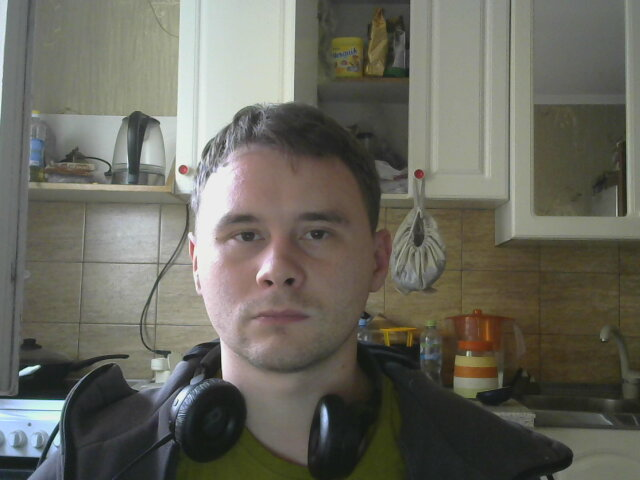
//> input picture images/face_normal.jpg, 640 x 480 px
$ ./submission   (built with g++ and OpenCV 4)
//> lines starting //> are read from the running program, lines starting //| are printed output that depends on the picture; after the words box and inside, x2 and y2 are one past the last pixel; in counts of white or black regions, pixels touching at a corner belong together
#include <iostream>
#include <opencv2/opencv.hpp>
#include <opencv2/core.hpp>
#include <opencv2/imgproc.hpp>

using namespace std;
using namespace cv;

Mat makeHistogram(const Mat & src) {

    /// Separate the image in 3 places ( B, G and R )
    vector<Mat> bgr_planes;
    split( src, bgr_planes );

    /// Establish the number of bins
    int histSize = 256;

    /// Set the ranges ( for B,G,R) )
    float range[] = { 0, 256 } ;
    const float* histRange = { range };

    bool uniform = true; bool accumulate = false;

    Mat b_hist, g_hist, r_hist;

    /// Compute the histograms:
    calcHist( &bgr_planes[0], 1, 0, Mat(), b_hist, 1, &histSize, &histRange, uniform, accumulate );
    calcHist( &bgr_planes[1], 1, 0, Mat(), g_hist, 1, &histSize, &histRange, uniform, accumulate );
    calcHist( &bgr_planes[2], 1, 0, Mat(), r_hist, 1, &histSize, &histRange, uniform, accumulate );

    b_hist.at<float>(0,0) = 0;
    g_hist.at<float>(0,0) = 0;
    r_hist.at<float>(0,0) = 0;

    vector <int> hst;

    for(int h = 0; h < b_hist.size().height; h++)
        hst.push_back((int)b_hist.at<float>(h,0));

    struct quality {
        float black = 0.f;
        int blackAmount = 0;
        bool isOverBlack = false;

        float semitone = 0.f;
        int semitoneAmount = 0;

        float light = 0.f;
        int lightAmount = 0;
        bool isOverLight = false;
    };

    auto estimateQuality = [](const vector<int>& vec){
        quality _quality;

        auto getRatio = [](const vector<int>& vec, int minPos, int maxPos){
            int maxLocalValue  = (int)( *std::max_element(vec.begin()+minPos, vec.begin()+maxPos));
            int maxGlobalValue = (int)( *std::max_element(vec.begin(), vec.end()));

            return (float)maxLocalValue/maxGlobalValue;
        };

        auto getAmount = [](const vector<int>& vec, int minPos, int maxPos){

            int amount = 0;

            for (int i=minPos; i<maxPos; i++ ) {
                amount += vec.at(i);
            }

            return amount;
        };

        // estimate black area
        _quality.black = getRatio(vec, 0, vec.size()/3);
        _quality.blackAmount = getAmount(vec, 0, vec.size()/3);

        // estimate semitone area
        _quality.semitone = getRatio(vec, vec.size()/3, vec.size()/3*2);
        _quality.semitoneAmount = getAmount(vec, vec.size()/3, vec.size()/3*2);

        // estimate white area
        _quality.light = getRatio(vec, vec.size()/3*2, vec.size());
        _quality.lightAmount = getAmount(vec, vec.size()/3*2, vec.size());

        if (_quality.blackAmount > _quality.semitoneAmount)
            _quality.isOverBlack = true;

        if (_quality.lightAmount > _quality.semitoneAmount)
            _quality.isOverLight = true;

        return _quality;
    };

    quality _q = estimateQuality(hst);

    cout << " semitone ratio: " << _q.semitone << " amount: " << _q.semitoneAmount
        << "black ratio: "     << _q.black << " amount: " << _q.blackAmount << " isOver: " << _q.isOverBlack
         << " light ratio: "    << _q.light << " amount: " << _q.lightAmount << " isOver: " << _q.isOverLight
         << endl;

    // Draw the histograms for B, G and R
    int hist_w = 512;
    int hist_h = 400;
    int bin_w = cvRound( (double) hist_w/histSize );

    Mat histImage( hist_h, hist_w, CV_8UC3, Scalar( 0,0,0) );

    /// Normalize the result to [ 0, histImage.rows ]
    normalize(b_hist, b_hist, 0, histImage.rows, NORM_MINMAX, -1, Mat() );
    normalize(g_hist, g_hist, 0, histImage.rows, NORM_MINMAX, -1, Mat() );
    normalize(r_hist, r_hist, 0, histImage.rows, NORM_MINMAX, -1, Mat() );

    /// Draw for each channel
    for( int i = 1; i < histSize; i++ )
    {
        line( histImage, Point( bin_w*(i-1), hist_h - cvRound(b_hist.at<float>(i-1)) ) ,
                         Point( bin_w*(i), hist_h - cvRound(b_hist.at<float>(i)) ),
                         Scalar( 255, 0, 0), 2, 8, 0  );
        line( histImage, Point( bin_w*(i-1), hist_h - cvRound(g_hist.at<float>(i-1)) ) ,
                         Point( bin_w*(i), hist_h - cvRound(g_hist.at<float>(i)) ),
                         Scalar( 0, 255, 0), 2, 8, 0  );
        line( histImage, Point( bin_w*(i-1), hist_h - cvRound(r_hist.at<float>(i-1)) ) ,
                         Point( bin_w*(i), hist_h - cvRound(r_hist.at<float>(i)) ),
                         Scalar( 0, 0, 255), 2, 8, 0  );
    }

    line (histImage, Point(histImage.size().width/3, 0), Point(histImage.size().width/3, histImage.size().height), {255,0,0});
    line (histImage, Point(histImage.size().width/3*2, 0), Point(histImage.size().width/3*2, histImage.size().height), {255,0,0});

    rectangle(histImage, Rect(0,0,histImage.size().width, histImage.size().height), Scalar(0,255,0));

    return histImage;
}


void putImage(Mat & baseMat, const Mat & newMat, int col, int row ){
    int width = newMat.size().width;
    int height = newMat.size().height;

    newMat.copyTo(baseMat(Range(height * col, height * (col+1)),
                          Range(width  * row, width  * (row+1) )));
}


void thresoldChannels(const Mat &roi) {
    Mat hsv_cv;
    cvtColor(roi, hsv_cv, COLOR_BGR2HSV);

    Mat hsv_cv_channels[3], hsv_cv_masks[3];
    Mat rgb_cv_channels[3], rgb_cv_masks[3];

    split(hsv_cv, hsv_cv_channels);
    split(roi, rgb_cv_channels);

    Mat channelsRes = Mat::zeros(roi.size().height*3, roi.size().width*3, CV_8UC1);

    for (int i=0; i<3; i++ ) {
        threshold(hsv_cv_channels[i], hsv_cv_masks[i], mean(hsv_cv_channels[i])[0], 255, ThresholdTypes::THRESH_BINARY_INV );
        threshold(rgb_cv_channels[i], rgb_cv_masks[i], mean(rgb_cv_channels[i])[0], 255, ThresholdTypes::THRESH_BINARY_INV );

        putImage(channelsRes, hsv_cv_masks[i], 0, i);
        putImage(channelsRes, rgb_cv_masks[i], 1, i);
    }

    Mat roi_gray, roi_grayMask;
    cvtColor(roi, roi_gray, COLOR_BGR2GRAY);
    threshold(roi_gray, roi_grayMask, mean(roi_gray)[0], 255, ThresholdTypes::THRESH_BINARY_INV );

    putImage(channelsRes, roi_grayMask, 2, 1);
}


float estimateOverlight(Mat & image, const Mat & mask){
//!  simple thresholding shows, that we might use value channel from hsv model
    thresoldChannels(image);

    Mat hsv, hsvChannels[3], valueMask;

    cvtColor(image, hsv, COLOR_BGR2HSV);
    split(hsv, hsvChannels);

//    int _mean = mean(hsvChannels[1])[0];
    int _mean = 42;
    threshold(hsvChannels[1], valueMask, _mean, 255, ThresholdTypes::THRESH_BINARY_INV );
    bitwise_and(valueMask, mask, valueMask);

    auto lightAmount = [](const cv::Mat &mat) {
        int nonZeroValues{0};

        for(int h = 0; h < mat.size().height; h++)
            for(int w = 0; w < mat.size().width; w++)
                if ( (int)(mat.at<uchar>(h,w)) != 0 )
                    nonZeroValues++;

        return nonZeroValues;
    };

    int maskAmount = lightAmount(mask);
    int valueAmount = lightAmount(valueMask);

    cvtColor(valueMask, image, COLOR_GRAY2BGR);

    return (float)(valueAmount * (float)100/maskAmount);
}


int main() {
    Mat faceNorm = imread("../images/face_normal.jpg");
//> faceNorm is the input picture: 480 rows x 640 cols, CV_8UC3; mean B, G, R 94.5, 104.4, 105.4
    Mat faceOver = imread("../images/face_overlight.jpg");
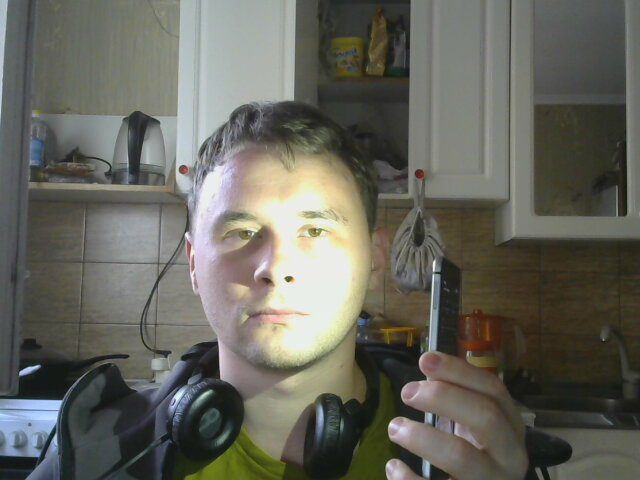
//> input picture images/face_overlight.jpg, 640 x 480 px
//> faceOver is the input picture: 480 rows x 640 cols, CV_8UC3; mean B, G, R 92.7, 101.9, 101.9

    if ( faceNorm.empty() || faceOver.empty() ) {
        cerr << "Some of images is empty" << endl;
        exit(2);
    }

    vector <Point> landmarks = {{210,180}, {195,235}, {200,300}, {250,360},
                                {300,360}, {363,300}, {368,235}, {353,180} };

    vector<int> vecX,vecY;

    for ( Point p : landmarks ) {
        vecX.push_back(p.x);
        vecY.push_back(p.y);
    }

    Rect roiRect;
    roiRect.x = *std::min_element(vecX.begin(), vecX.end());
    roiRect.width = *std::max_element(vecX.begin(), vecX.end()) - roiRect.x;
    roiRect.y = *std::min_element(vecY.begin(), vecY.end());
    roiRect.height = *std::max_element(vecY.begin(), vecY.end()) - roiRect.y;

    Mat mask = cv::Mat::zeros(faceNorm.rows, faceNorm.cols, CV_8UC1);
    fillConvexPoly(mask, landmarks.data(), landmarks.size(), cv::Scalar(255));
//> mask: 480 rows x 640 cols, CV_8UC1; 8.6% white; 1 white region, box (x1, y1, x2, y2) and area: (195, 180, 369, 361) 26284

    Mat roiNorm, roiOver;

    faceNorm.copyTo(roiNorm, mask);
    faceOver.copyTo(roiOver, mask);
    roiNorm = roiNorm(roiRect);
//> roiNorm: 180 rows x 173 cols, CV_8UC3
    roiOver = roiOver(roiRect);
//> roiOver: 180 rows x 173 cols, CV_8UC3

    for ( auto p: landmarks ) {
        circle(faceNorm, p, 2, (255,255,0), 2);
        circle(faceOver, p, 2, (255,255,0), 2);
    }
//> faceNorm: 480 rows x 640 cols, CV_8UC3; 0.1% of pixels changed, all inside (x1, y1, x2, y2) = (192, 177, 372, 364)
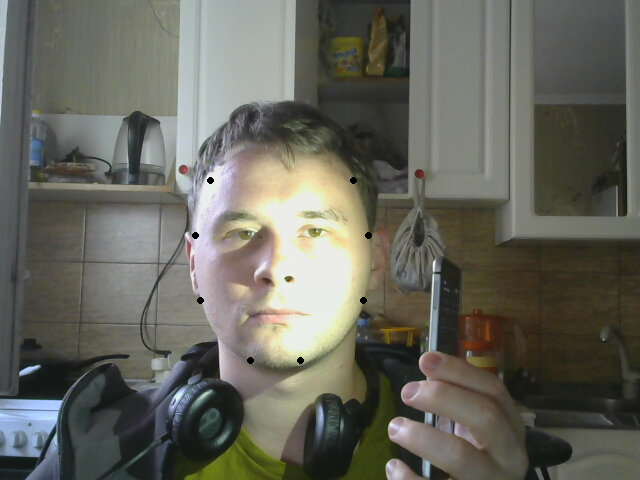
//> faceOver: 480 rows x 640 cols, CV_8UC3; 0.1% of pixels changed, all inside (x1, y1, x2, y2) = (192, 177, 372, 364)

    Mat grayNorm, grayOver;

    cvtColor(roiNorm,grayNorm, COLOR_BGR2GRAY); cvtColor(grayNorm,grayNorm, COLOR_GRAY2BGR);
    cvtColor(roiOver,grayOver, COLOR_BGR2GRAY); cvtColor(grayOver,grayOver, COLOR_GRAY2BGR);
//> after `cvtColor(roiOver, grayOver, COLOR_BGR2GRAY)`:
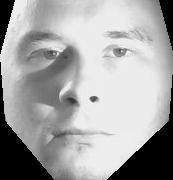
//> grayOver: 180 rows x 173 cols, CV_8UC1; min 0, max 248, mean 164.1

    Mat histNorm = makeHistogram(grayNorm);
//> in makeHistogram, `calcHist( &bgr_planes[0], 1, 0, Mat(), b_hist, 1, &histSize, &histRang..`: b_hist = 256 values, max 4915 at index 0, min 0 at index 1, mean 121.6
//> in makeHistogram, `calcHist( &bgr_planes[1], 1, 0, Mat(), g_hist, 1, &histSize, &histRang..`: g_hist has the same summary as b_hist
//> in makeHistogram, `calcHist( &bgr_planes[2], 1, 0, Mat(), r_hist, 1, &histSize, &histRang..`: r_hist has the same summary as b_hist
//> in makeHistogram, `b_hist.at<float>(0,0) = 0;`: b_hist = 256 values, max 1085 at index 236, min 0 at index 0, mean 102.4
//> in makeHistogram, `g_hist.at<float>(0,0) = 0;`: g_hist has the same summary as b_hist
//> in makeHistogram, `r_hist.at<float>(0,0) = 0;`: r_hist has the same summary as b_hist
//> after the loop in makeHistogram, `for(int h = 0; h < b_hist.size().height; h++)`: hst has the same summary as b_hist
//|  semitone ratio: 0.489401 amount: 18104black ratio: 0.37788 amount: 3813 isOver: 0 light ratio: 1 amount: 4308 isOver: 0
//> in makeHistogram, `normalize(b_hist, b_hist, 0, histImage.rows, NORM_MINMAX, -1, Mat() );`: b_hist = 256 values, max 400 at index 236, min 0 at index 0, mean 37.77
//> in makeHistogram, `normalize(g_hist, g_hist, 0, histImage.rows, NORM_MINMAX, -1, Mat() );`: g_hist has the same summary as b_hist
//> in makeHistogram, `normalize(r_hist, r_hist, 0, histImage.rows, NORM_MINMAX, -1, Mat() );`: r_hist has the same summary as b_hist
    Mat histOver = makeHistogram(grayOver);
//> in makeHistogram (call 2), `calcHist( &bgr_planes[0], 1, 0, Mat(), b_hist, 1, &histSize, &histRang..`: b_hist = 256 values, max 4915 at index 0, min 0 at index 1, mean 121.6
//> in makeHistogram (call 2), `calcHist( &bgr_planes[1], 1, 0, Mat(), g_hist, 1, &histSize, &histRang..`: g_hist has the same summary as b_hist
//> in makeHistogram (call 2), `calcHist( &bgr_planes[2], 1, 0, Mat(), r_hist, 1, &histSize, &histRang..`: r_hist has the same summary as b_hist
//> in makeHistogram (call 2), `b_hist.at<float>(0,0) = 0;`: b_hist = 256 values, max 4806 at index 236, min 0 at index 0, mean 102.4
//> in makeHistogram (call 2), `g_hist.at<float>(0,0) = 0;`: g_hist has the same summary as b_hist
//> in makeHistogram (call 2), `r_hist.at<float>(0,0) = 0;`: r_hist has the same summary as b_hist
//> after the loop in makeHistogram (call 2), `for(int h = 0; h < b_hist.size().height; h++)`: hst has the same summary as b_hist
//|  semitone ratio: 0.0393258 amount: 7767black ratio: 0.00270495 amount: 81 isOver: 0 light ratio: 1 amount: 18377 isOver: 1
//> in makeHistogram (call 2), `normalize(b_hist, b_hist, 0, histImage.rows, NORM_MINMAX, -1, Mat() );`: b_hist = 256 values, max 400 at index 236, min 0 at index 0, mean 8.53
//> in makeHistogram (call 2), `normalize(g_hist, g_hist, 0, histImage.rows, NORM_MINMAX, -1, Mat() );`: g_hist has the same summary as b_hist
//> in makeHistogram (call 2), `normalize(r_hist, r_hist, 0, histImage.rows, NORM_MINMAX, -1, Mat() );`: r_hist has the same summary as b_hist
//> after the loop in makeHistogram (call 2), `for( int i = 1; i < histSize; i++ )`:
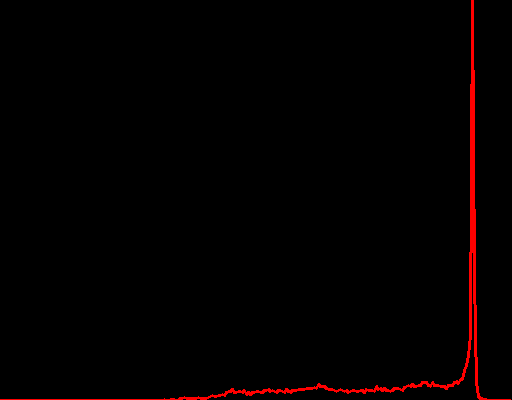
//> histImage: 400 rows x 512 cols, CV_8UC3; mean B, G, R 0, 0, 3.9

    float normEstimate = estimateOverlight(roiNorm, mask(roiRect));
//> in thresoldChannels, `cvtColor(roi, hsv_cv, COLOR_BGR2HSV);`: hsv_cv: 180 rows x 173 cols, CV_8UC3; mean H, S, V 31.4, 42.4, 114.4
//> after the loop in thresoldChannels, `for (int i=0; i<3; i++ )`:
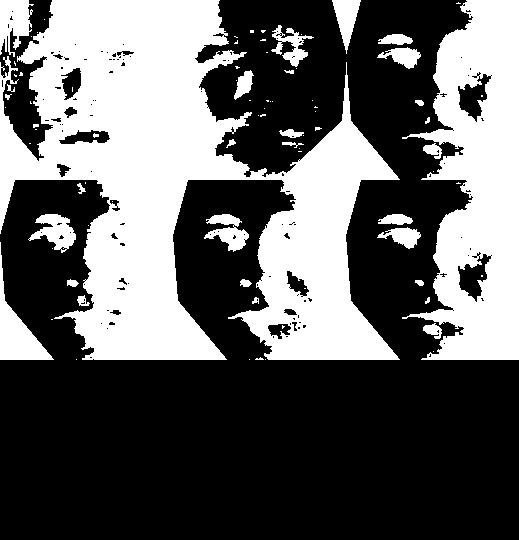
//> channelsRes: 540 rows x 519 cols, CV_8UC1; 38.3% white; 84 white regions (52 under 20 px), largest, box (x1, y1, x2, y2) and area: (0, 0, 400, 360) 72046, (402, 0, 519, 360) 25710, (0, 242, 54, 360) 1930
//> in thresoldChannels, `threshold(roi_gray, roi_grayMask, mean(roi_gray)[0], 255, ThresholdTyp..`: roi_grayMask: 180 rows x 173 cols, CV_8UC1; 54.8% white; 20 black regions (16 under 20 px), largest, box (x1, y1, x2, y2) and area: (0, 0, 123, 180) 13474, (113, 89, 136, 117) 317, (94, 143, 118, 158) 208, (112, 129, 121, 135) 40
//> in putImage (call 7), `newMat.copyTo(baseMat(Range(height * col, height * (col+1)), Range(wid..`: baseMat: 540 rows x 519 cols, CV_8UC1; 44.4% white; 93 white regions (56 under 20 px), largest, box (x1, y1, x2, y2) and area: (0, 0, 400, 540) 86270, (402, 0, 519, 360) 25710, (0, 242, 54, 360) 1930
//> in estimateOverlight, `threshold(hsvChannels[1], valueMask, _mean, 255, ThresholdTypes::THRES..`: valueMask: 180 rows x 173 cols, CV_8UC1; 41.5% white; 32 white regions (24 under 20 px), largest, box (x1, y1, x2, y2) and area: (0, 0, 173, 180) 11202, (98, 25, 141, 67) 674, (159, 0, 173, 50) 366
//> in estimateOverlight, `bitwise_and(valueMask, mask, valueMask);`:
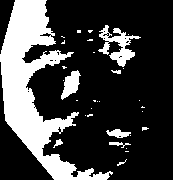
//> valueMask: 180 rows x 173 cols, CV_8UC1; 25.8% white; 32 white regions (24 under 20 px), largest, box (x1, y1, x2, y2) and area: (0, 0, 113, 180) 6633, (98, 25, 141, 67) 674, (61, 70, 81, 100) 323
//> in estimateOverlight, `int maskAmount = lightAmount(mask);`: maskAmount = 26225
//> in estimateOverlight, `int valueAmount = lightAmount(valueMask);`: valueAmount = 8021
//> normEstimate = 30.59
    float overEstimate = estimateOverlight(roiOver, mask(roiRect));
//> in thresoldChannels (call 2), `cvtColor(roi, hsv_cv, COLOR_BGR2HSV);`: hsv_cv: 180 rows x 173 cols, CV_8UC3; mean H, S, V 41.4, 33.3, 172.6
//> the loop in thresoldChannels (call 2), `for (int i=0; i<3; i++ )` made 3 passes
//> pass 2, in thresoldChannels (call 2), `putImage(channelsRes, hsv_cv_masks[i], 0, i);`:
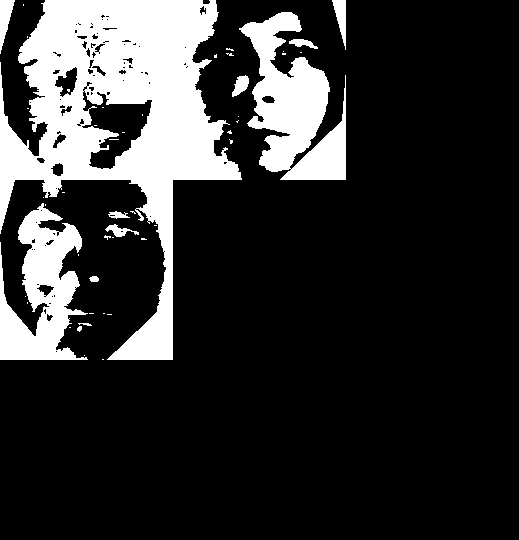
//> channelsRes: 540 rows x 519 cols, CV_8UC1; 19.2% white; 48 white regions (36 under 20 px), largest, box (x1, y1, x2, y2) and area: (0, 0, 242, 360) 35140, (239, 12, 346, 180) 9593, (0, 203, 88, 360) 7495
//> overEstimate = 54.41

    Mat showImage = Mat::zeros(faceNorm.size().height+histOver.size().height , faceNorm.size().width*2 + roiRect.width*2, CV_8UC3);

    faceNorm.copyTo(showImage(Rect(0, 0, faceNorm.size().width, faceNorm.size().height)));
    faceOver.copyTo(showImage(Rect(faceOver.size().width+roiRect.width, 0, faceOver.size().width, faceOver.size().height)));

    roiNorm.copyTo(showImage(Rect(faceNorm.size().width,
                                  (faceNorm.size().height - roiRect.height)/2,
                                  roiRect.width,
                                  roiRect.height)));

    roiOver.copyTo(showImage(Rect(faceNorm.size().width*2+roiRect.width,
                                  (faceNorm.size().height - roiRect.height)/2,
                                  roiRect.width,
                                  roiRect.height)));

    histNorm.copyTo(showImage(Rect((faceNorm.size().width - histNorm.size().width)/2,
                                   faceNorm.size().height,
                                   histNorm.size().width,
                                   histNorm.size().height)));

    histOver.copyTo(showImage(Rect(faceNorm.size().width + (faceNorm.size().width - histOver.size().width)/2 + roiRect.width,
                                   faceNorm.size().height,
                                   histOver.size().width,
                                   histOver.size().height)));

    putText(showImage, to_string(normEstimate), Point(20,50), FONT_HERSHEY_COMPLEX, 1.0, Scalar(255,255,0) );
    putText(showImage, to_string(overEstimate), Point(890,50), FONT_HERSHEY_COMPLEX, 1.0, Scalar(255,255,0) );

    resize(showImage,showImage,Size(), 0.8, 0.8);
    imshow("showImage", showImage);
    waitKey(0);
}
